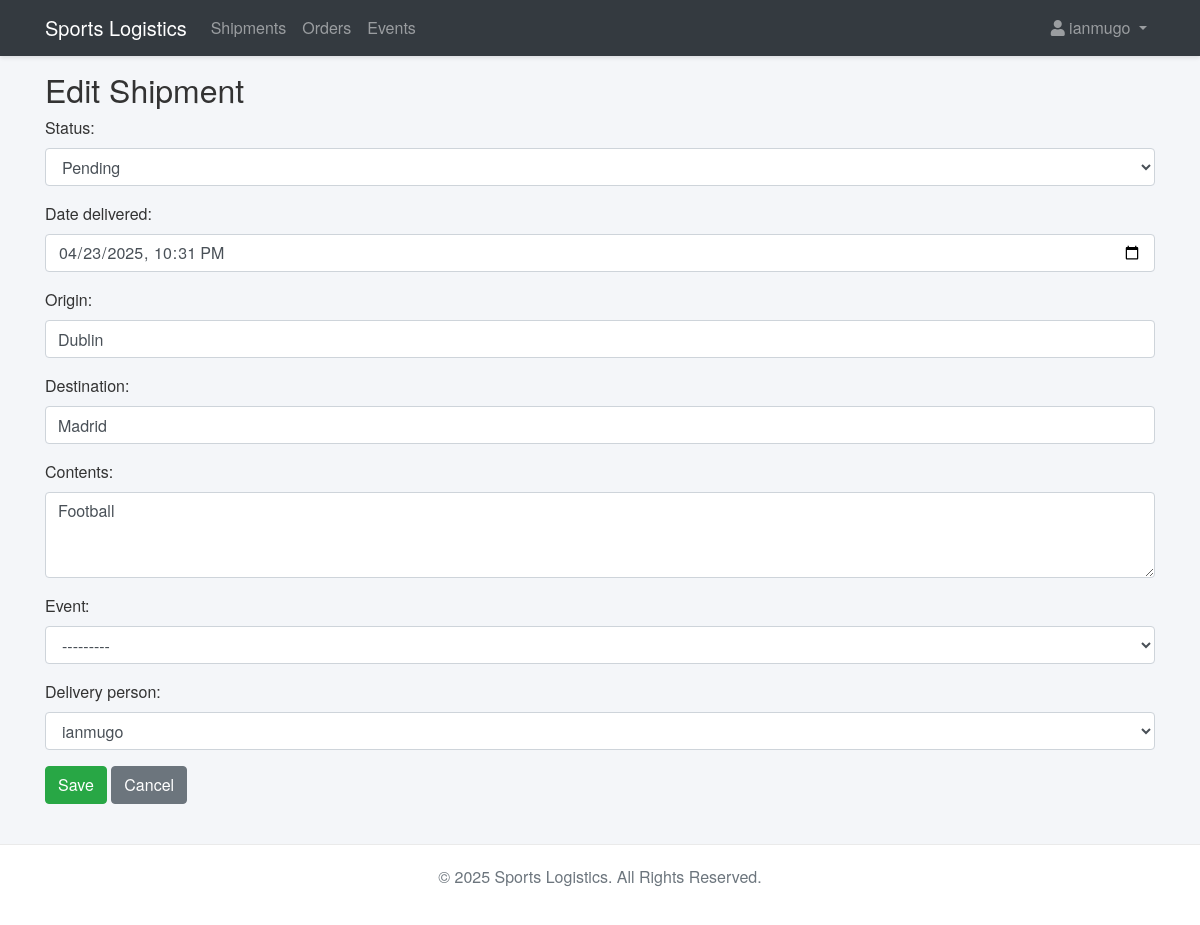
The app's page /shipments/4/update/ (signed in) with its own data.
### logistics_app/models.py (models this page shows, shortened)
class Shipment(models.Model):
    STATUS_CHOICES = [
        ('PENDING',    'Pending'),
        ('IN_TRANSIT', 'In Transit'),
        ('DELIVERED',  'Delivered'),
    ]
    tracking_number = models.CharField(
        max_length=20,
        unique=True,
        default=generate_tracking_number,
        editable=False,
        help_text="Auto‑generated tracking code"
    )
    status          = models.CharField(max_length=20, choices=STATUS_CHOICES, default='PENDING')
    date_created    = models.DateTimeField(auto_now_add=True)
    date_delivered  = models.DateTimeField(blank=True, null=True)
    origin          = models.CharField(max_length=200)
    destination     = models.CharField(max_length=200)
    contents        = models.TextField(blank=True, null=True)
    event           = models.ForeignKey(Event, on_delete=models.SET_NULL, blank=True, null=True)
    delivery_person = models.ForeignKey(
        User,
        on_delete=models.SET_NULL,
        blank=True,
        null=True,
        related_name='deliveries'
    )

### logistics_app/views.py (the view)
# urls.py: path('shipments/<int:pk>/update/', views.ShipmentUpdateView.as_view(), name='shipment_update'),
class ShipmentUpdateView(RoleRequiredMixin, UpdateView):
    allowed_roles = ['warehouse_manager']
    model         = Shipment
    form_class    = ShipmentForm
    template_name = 'logistics_app/shipment_form.html'
    success_url   = reverse_lazy('shipment_list')

### logistics_app/models.py (called while the page is built)
    def __str__(self):
        return self.name

### logistics_app/views.py (called while the page is built)
    def test_func(self):
        user = self.request.user
        if user.is_superuser:
            return True
        return (
            user.is_authenticated and
            hasattr(user, 'profile') and
            user.profile.role in self.allowed_roles
        )

### logistics_app/templates/logistics_app/shipment_form.html (shortened to what this page needs)
{% extends 'logistics_app/base.html' %}
{% block content %}
  <h2>{% if object %}Edit Shipment{% else %}Create Shipment{% endif %}</h2>
  <form method="post">
      {{ form.as_p }}
      <button type="submit" class="btn btn-success">Save</button>
      <a href="{% url 'shipment_list' %}" class="btn btn-secondary">Cancel</a>
  </form>
{% endblock %}

### logistics_app/templates/logistics_app/base.html (shortened to what this page needs)
{% load static %}
<!DOCTYPE html>
<html lang="en">
<head>
  <link rel="stylesheet" href="https://stackpath.bootstrapcdn.com/bootstrap/4.5.2/css/bootstrap.min.css">
  <link rel="stylesheet" href="https://cdnjs.cloudflare.com/ajax/libs/font-awesome/5.15.1/css/all.min.css">
  <link rel="stylesheet" href="{% static 'logistics_app/css/custom.css' %}">
</head>
<body>
  <nav class="navbar navbar-expand-lg navbar-dark bg-dark fixed-top">
    <div class="container">
      <a class="navbar-brand" href="{% url 'index' %}">Sports Logistics</a>
      <div class="collapse navbar-collapse" id="navbarNavDropdown">
        <ul class="navbar-nav mr-auto">
          <li class="nav-item">
            <a class="nav-link" href="{% url 'shipment_list' %}">Shipments</a>
          </li>
          <li class="nav-item">
            <a class="nav-link" href="{% url 'order_list' %}">Orders</a>
          </li>
          <li class="nav-item">
            <a class="nav-link" href="{% url 'event_list' %}">Events</a>
          </li>
        </ul>
        <ul class="navbar-nav">
          {% if user.is_authenticated %}
            <li class="nav-item dropdown">
              <a class="nav-link dropdown-toggle" href="#" id="userDropdown" role="button" data-toggle="dropdown"
                 aria-haspopup="true" aria-expanded="false">
                <i class="fas fa-user"></i> {{ user.username }}
              </a>
            </li>
          {% else %}
            <li class="nav-item">
              <a class="nav-link" href="{% url 'login' %}">Login</a>
            </li>
          {% endif %}
        </ul>
      </div>
    </div>
  </nav>
  <div class="container">
    {% block content %}{% endblock %}
  </div>
  <footer>
    <div class="container">
      <p class="text-muted">&copy; 2025 Sports Logistics. All Rights Reserved.</p>
    </div>
  </footer>
</body>
</html>

### logistics_app/static/logistics_app/css/custom.css (style rules this page uses)
body { padding-top: 70px; background: #f4f6f9; font-family: 'Helvetica Neue', Helvetica, Arial, sans-serif; color: #333; }
.navbar { box-shadow: 0 2px 4px rgba(0, 0, 0, 0.1); }
footer { background-color: #fff; padding: 20px 0; text-align: center; margin-top: 40px; border-top: 1px solid #eaeaea; }

### records on screen
Shipment: status "Pending", date_delivered "04/23/2025 22:31", origin "Dublin", destination "Madrid", contents "Football", event "---------", delivery_person "ianmugo"

### other values on screen
{{ user.username }} "ianmugo"
